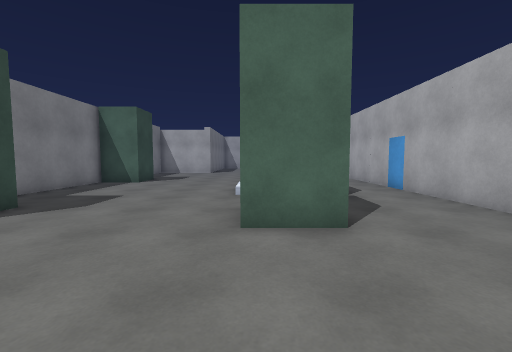
view 1 (above)

18 first-person views from a walk through a 3-D level made in the Unity game engine. The camera is 1.3 m above the floor, tilts 4° down and sees 90° across. The floor is counted in squares, 1 m on a side. Each view is taken from the middle of a square. On the plan, view 1 faces up. The plan holds only what a view shows up to about 13 squares ahead; the rest is blank. The place goes on beyond the plan. The player character is not drawn. Surface patterns are stand-ins for the level's own textures.

view 2
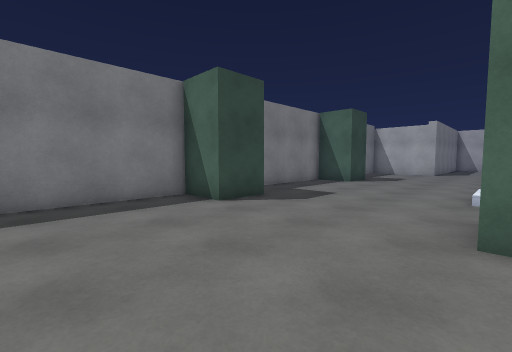

view 3
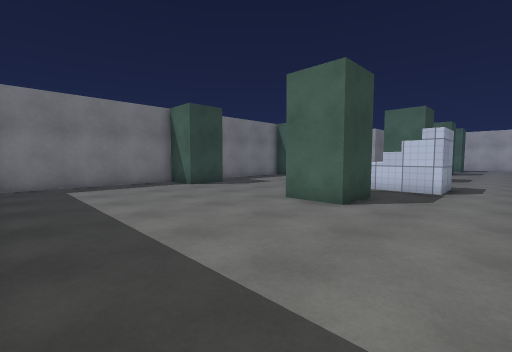

view 4
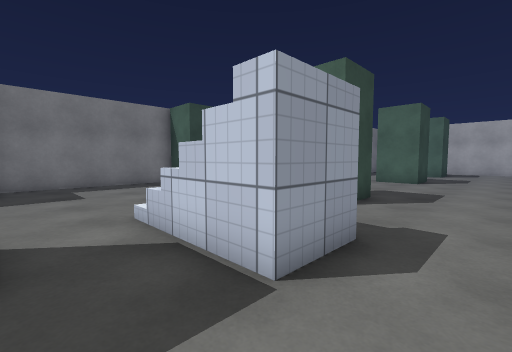

view 5
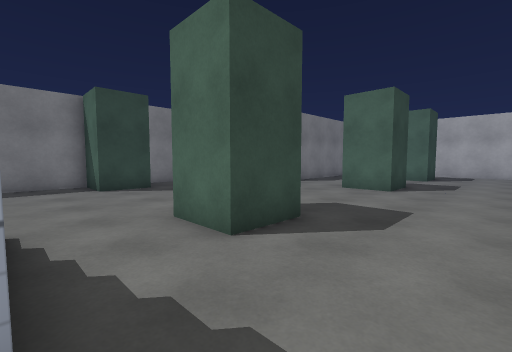

view 6
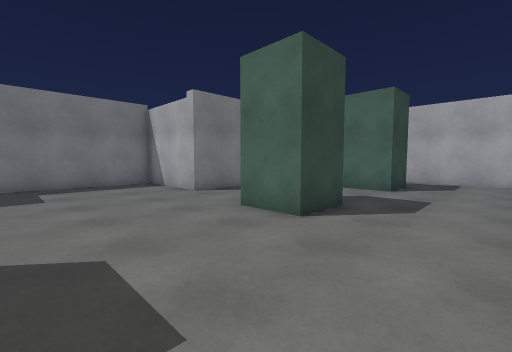

view 7
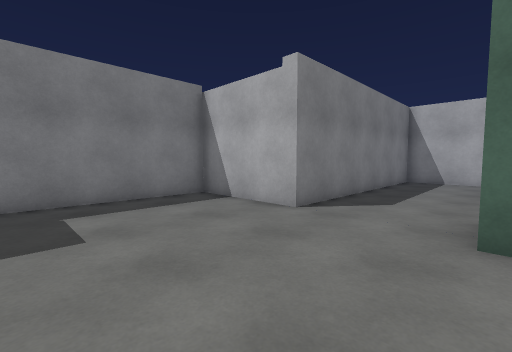

view 8
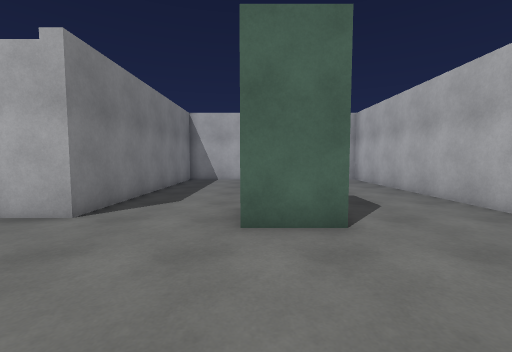

view 9
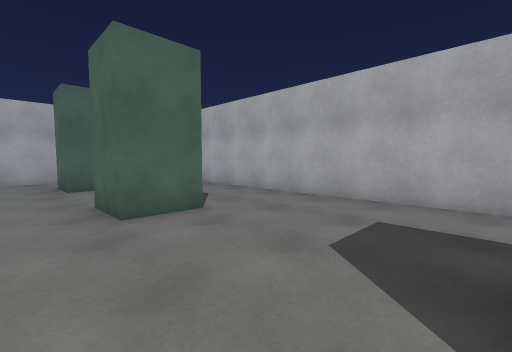

view 10
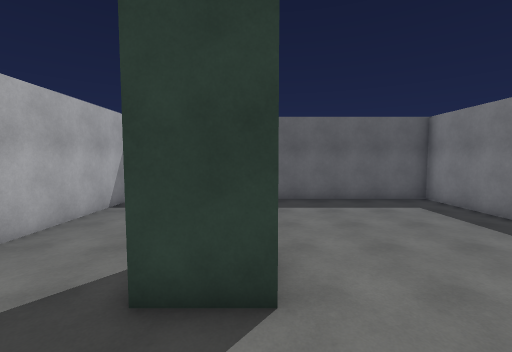

view 11
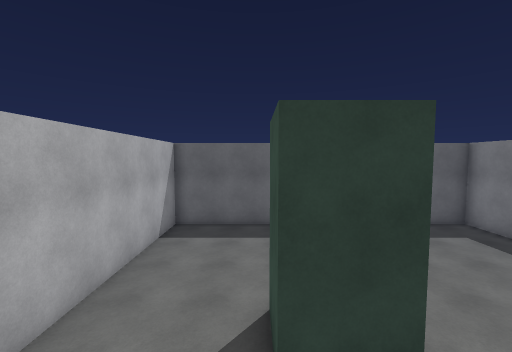

view 12
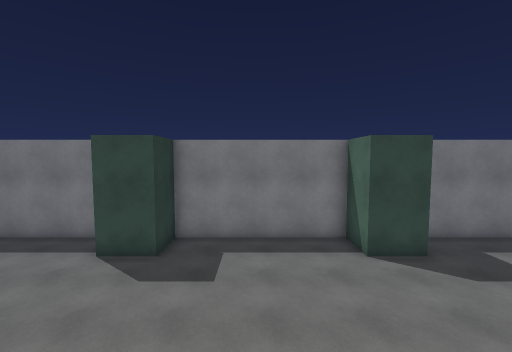

view 13
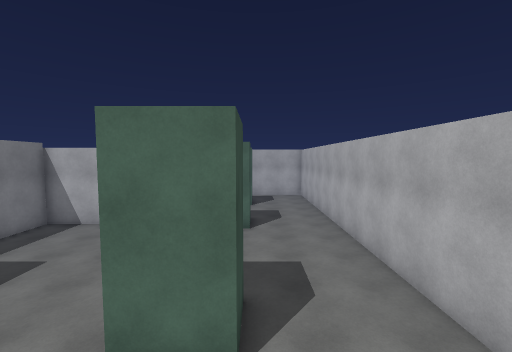

view 14
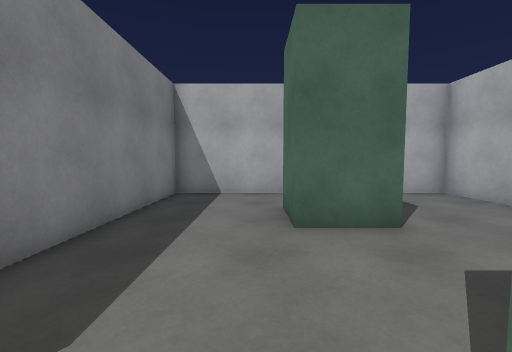

view 15
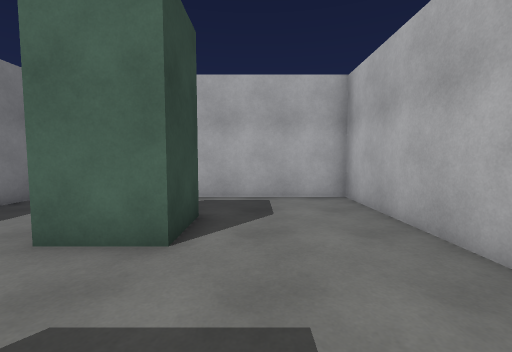

view 16
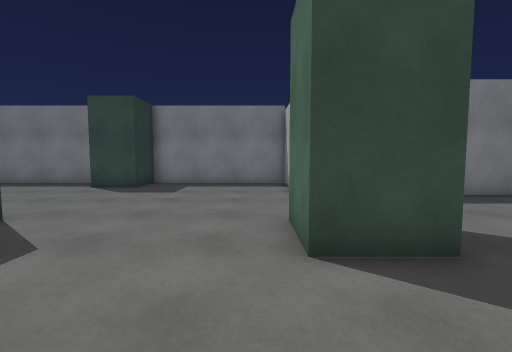

view 17
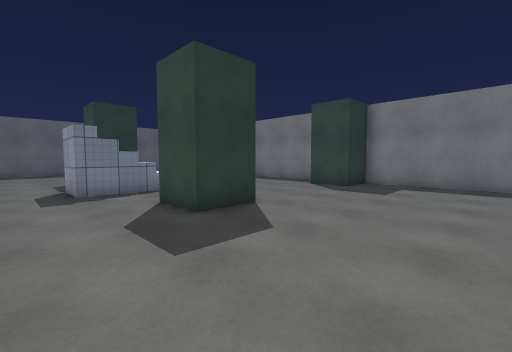

view 18
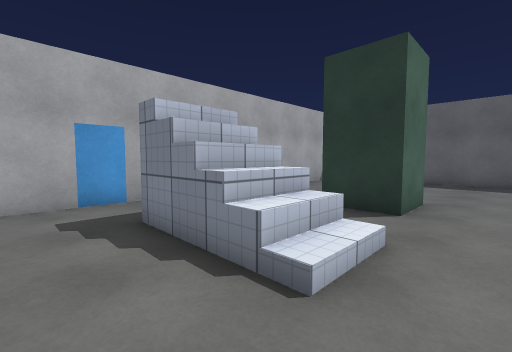

### Floor plan
Points are (right, up) in squares from view 1. A wall is a line through its corners. A room is listed if a view was taken in it or the views show most of it. See-through windows are left out.
Room 1 (views 1, 2, 3, 4, 5, 6, 7, 8, 9, 10, 11, 12, 13, 14, 15, 16, 17, 18)
walls: (-0.4, 15.7) (1.7, 15.7) (1.7, 13.7) (-0.4, 13.7); (-6.3, 13.7) (-8.4, 13.7) (-8.4, 6.7) (-6.3, 6.7) (-6.3, 4.7) (-8.4, 4.7) (-8.4, -2.5) (6, -2.5) (6, 32.5) (-4, 32.5) (-4, 22.5) (-8.4, 22.5) (-8.4, 15.7) (-6.3, 15.7) (-6.3, 13.7); (-0.3, 6.7) (1.7, 6.7) (1.7, 4.7) (-0.3, 4.7) (-0.3, 6.7); (1.7, 23.8) (1.7, 21.7) (-0.3, 21.7) (-0.3, 23.8); (1.7, 29.8) (1.7, 27.7) (-0.3, 27.7) (-0.3, 29.8)
low walls: (0.1, 9) (-0.5, 9)

Where each view was taken, in squares from view 1:
view 1: 0 up, 0 right, facing up
view 2: 0 up, 0 right, facing up-left
view 3: 2 down, 5 right, facing up-left
view 4: 7 up, 5 right, facing up-left
view 5: 11 up, 5 right, facing up-left
view 6: 17 up, 5 right, facing up-left
view 7: 17 up, 0 right, facing up-left
view 8: 17 up, 0 right, facing up
view 9: 16 up, 2 left, facing up-right
view 10: 10 up, 0 right, facing down
view 11: 10 up, 2 right, facing down
view 12: 10 up, 2 right, facing left
view 13: 10 up, 2 right, facing up
view 14: 23 up, 1 left, facing up
view 15: 24 up, 3 right, facing up
view 16: 21 up, 5 right, facing left
view 17: 21 up, 5 right, facing down-left
view 18: 13 up, 2 left, facing down-right
